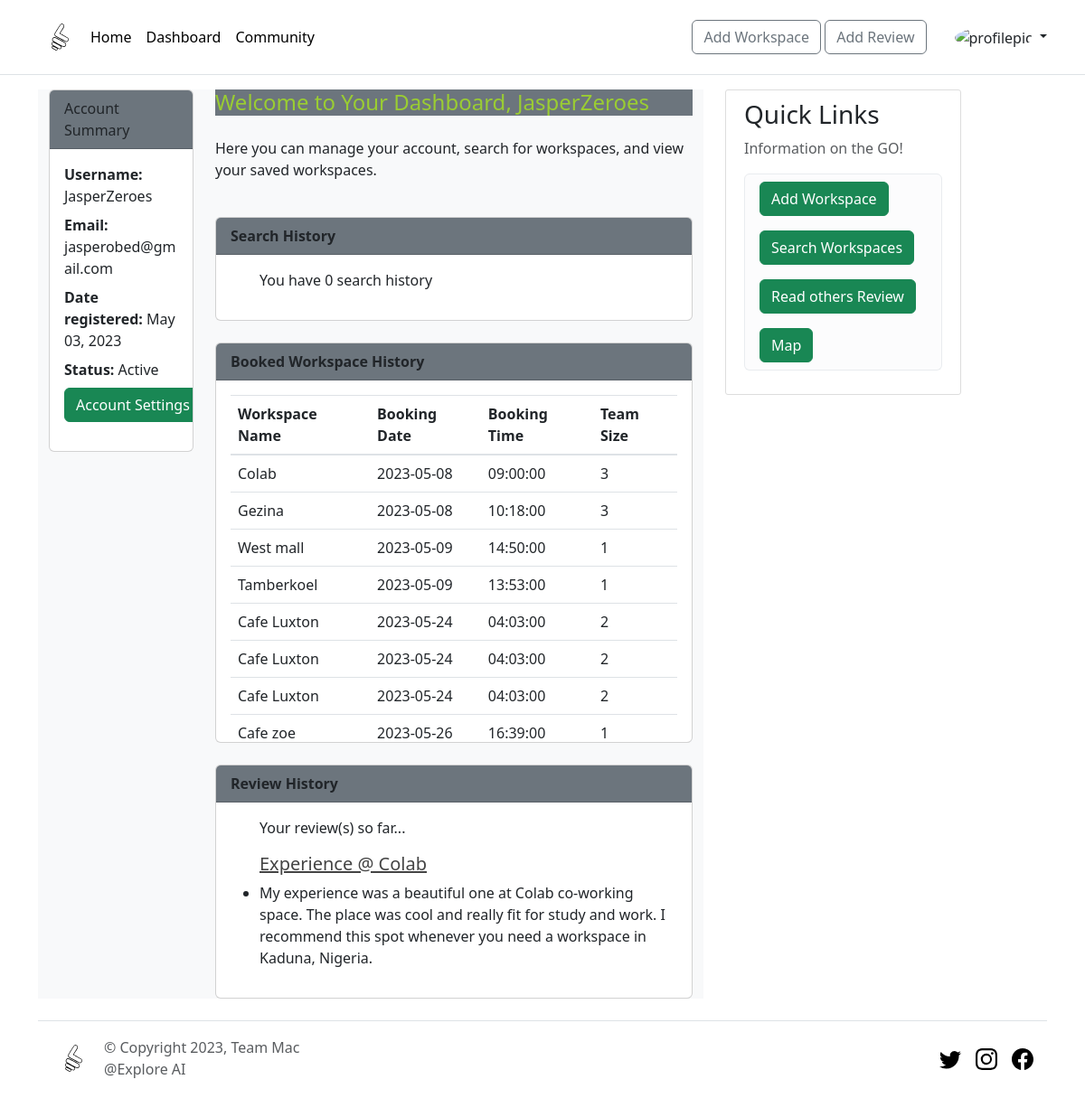
The page /dashboard (signed in) on the database its author committed.
### backend_frontend/models.py (models this page shows, shortened)
class User(db.Model, UserMixin):
    id = db.Column(db.Integer, primary_key=True)
    username = db.Column(db.String(20), unique=True, nullable = False)
    email = db.Column(db.String(100), unique=True, nullable = False)
    password = db.Column(db.String(100), nullable = False)
    image_file = db.Column(db.String(20), nullable = False, default='default.jpeg')
    date = db.Column(db.DateTime, default=datetime.datetime.now())
    reviews = db.relationship('Review', backref='author', lazy=True)
    bookings = db.relationship('Booking', backref='user', lazy=True)

class Booking(db.Model):
    id = db.Column(db.Integer, primary_key=True)
    workspace_name = db.Column(db.String(100), nullable=False)
    username = db.Column(db.String(20), db.ForeignKey('user.username'), nullable=False)
    email = db.Column(db.String(100), nullable=False)
    phone = db.Column(db.String(20), nullable=False)
    booking_date = db.Column(db.Date, nullable=False)
    booking_time = db.Column(db.Time, nullable=False)
    team_size = db.Column(db.Integer, nullable=False)

class Review(db.Model):
    id = db.Column(db.Integer, primary_key=True)
    title = db.Column(db.String(100), nullable=False)
    date_reviewed = db.Column(db.DateTime, default=datetime.datetime.now())
    content = db.Column(db.Text, nullable=False)
    ratings = db.Column(db.Float, nullable=False, default=0)
    user_id = db.Column(db.Integer, db.ForeignKey('user.id'), nullable=False)

### backend_frontend/routes.py (the view)
@app.route("/dashboard")
@login_required
def dashboard():
    return render_template("dashboard.html", title='Dashboard')

### backend_frontend/models.py (called while the page is built)
@login_manager.user_loader
def load_user(user_id):
    return User.query.get(int(user_id))

### backend_frontend/templates/dashboard.html (shortened to what this page needs)
{% extends 'layouts/layout.html' %}
{% block content %}
<head><link href="https://cdn.jsdelivr.net/npm/bootstrap@5.3.0-alpha3/dist/css/bootstrap.min.css" rel="stylesheet">
</head>
<div class="container dashboard-container bg-light">
  <div class="row">
    <div class="col-md-3 mb-4">
      <div class="card">
        <div class="card-header bg-secondary custom-yellowgreen">
          Account Summary
        </div>
        <div class="card-body">
          <p class="mb-2"> <strong>Username:</strong> {{ current_user.username }}</p>
          <p class="mb-2"> <strong>Email:</strong> {{ current_user.email }}</p>
          <p class="mb-2"> <strong>Date registered:</strong> {{ current_user.date.strftime('%B %d, %Y') }}</p>
          <p class="mb-2"> <strong>Status:</strong> Active </p>
          <p><a href="{{ url_for('account') }}" class="btn btn-success";>Account Settings</a></p>
        </div>
      </div>
    </div><br>
    <div class="col-md-9">
      <h4 class="custom-yellowgreen mb-4 bg-secondary">Welcome to Your Dashboard, {{ current_user.username }}</h4>
      <p>Here you can manage your account, search for workspaces, and view your saved workspaces.</p>
      <br>
      <div class="card">
        <div class="card-header bg-secondary custom-yellowgreen">
        <strong>Search History</strong>
        </div>
        <div class="card-body">
          <ul>
            <p> You have 0 search history</p>
          </ul>
        </div>
      </div>
      <br>
      <div class="card">
        <div class="card-header bg-secondary custom-yellowgreen">
          <strong>Booked Workspace History</strong>
        </div>
        <div class="card-body">
          <table class="table">
            <thead>
              <tr>
                <th>Workspace Name</th>
                <th>Booking Date</th>
                <th>Booking Time</th>
                <th>Team Size</th>
              </tr>
            </thead>
            <tbody>
              {% for booking in current_user.bookings %}
              <tr>
                <td>{{ booking.workspace_name }}</td>
                <td>{{ booking.booking_date }}</td>
                <td>{{ booking.booking_time }}</td>
                <td>{{ booking.team_size }}</td>
              </tr>
              {% endfor %}
            </tbody>
          </table>
        </div>
      </div>
      <br>
      <div class="card">
        <div class="card-header bg-secondary custom-yellowgreen">
          <strong>Review History</strong>
        </div>
        <div class="card-body">
          <ul>
            <p>Your review(s) so far... </p>
            {% for review in current_user.reviews %}
            <h5><a class="article-title" href="{{ url_for('review', review_id=review.id) }}">{{ review.title }}</a></h5>
              <li>{{ review.content }}</li>
            {% endfor %}
          </ul>
        </div>
      </div>
    </div>
    </div>
  </div>
{% endblock %}

### backend_frontend/templates/layouts/layout.html (shortened to what this page needs)
<!DOCTYPE html>
<html>
<head>
    <link rel="stylesheet" href="https://maxcdn.bootstrapcdn.com/bootstrap/4.0.0/css/bootstrap.min.css">
    <link rel="stylesheet" type="text/css" href="{{ url_for('static', filename='css/main.css') }}">
    <link href="https://cdn.jsdelivr.net/npm/bootstrap@5.3.0-alpha3/dist/css/bootstrap.min.css" rel="stylesheet">
    <link rel="stylesheet" href="https://unpkg.com/leaflet@1.9.3/dist/leaflet.css"
/>
    <link rel="stylesheet" href="https://unpkg.com/@geoapify/leaflet-address-search-plugin@^1/dist/L.Control.GeoapifyAddressSearch.min.css" />
</head>
{% include 'nav.html' %}
<body>
    <main role="main" class="container">
      <div class="row">
        <div class="col-md-8">
          {% block content %}{% endblock %}
        </div>
      <div class="col-md-3">
          <div class="content-section">
            <h3>Quick Links </h3>
            <p class='text-muted'>Information on the GO!
              <ul class="list-group">
                <li class="list-group-item list-group-item-light"><a href="{{ url_for('add_workspace') }}" class="btn btn-success">Add Workspace </a></li>
                <li class="list-group-item list-group-item-light"><a href="{{ url_for('search') }}" class="btn btn-success">Search Workspaces </a></li>
                <li class="list-group-item list-group-item-light"><a href="{{ url_for('see_reviews') }}" class="btn btn-success">Read others Review</a></li>
                <li class="list-group-item list-group-item-light"><a href="{{ url_for('static_map') }}" class="btn btn-success">Map</a></li>
              </ul>
            </p>
          </div>
        </div>
      </div>
    </main>
</body>
<footer>
  {% include 'footer.html' %}
</footer>
</html>

### backend_frontend/templates/nav.html (shortened to what this page needs)
<header class="p-3 mb-3 border-bottom">
    <div class="container">
      <div class="d-flex flex-wrap align-items-center justify-content-center justify-content-lg-start">
        <a href="/" class="d-flex align-items-center mb-2 mb-lg-0 link-body-emphasis text-decoration-none">
          <img src="/static/img/WorkNav.svg" alt="Your Logo" width="50" height="50">
        </a>
        <ul class="nav col-12 col-lg-auto me-lg-auto mb-2 justify-content-center mb-md-0">
          <li><a href="/" class="nav-link px-2 link-body-emphasis">Home</a></li>
          {% if current_user.is_authenticated %}
          <li><a href="/dashboard" class="nav-link px-2 link-body-emphasis">Dashboard</a></li>
          {% endif %}
          <li><a href="{{ url_for('see_reviews') }}" class="nav-link px-2 link-body-emphasis">Community</a></li>
        </ul>
        <form class="col-12 col-lg-auto mb-3 mb-lg-0 me-lg-3" role="search">
          <div class="d-grid gap-2 d-md-block">
            {% if current_user.is_authenticated %}
            <a href="{{ url_for('add_workspace') }}" button type="submit"  class="btn btn-outline-secondary">Add Workspace</a>
            {% else %}
            <a href="{{ url_for('register2') }}" button type="submit"  class="btn btn-outline-secondary">SignUp</a>
            <a href="{{ url_for('login2') }} " button type="submit"  class="btn btn-outline-secondary">Login</a>
            {% endif %}
            <a href="/review/new" button type="submit"  class="btn btn-outline-secondary" >Add Review</a>
          </div>
        </form>
        <div class="dropdown text-end">
          <a href="#" class="d-block link-dark text-decoration-none dropdown-toggle" data-bs-toggle="dropdown" aria-expanded="false">
            <img src="static/img/defaultprofilepix.png" alt="profilepic" width="32" height="32" class="rounded-circle">
          </a>
        </div>
      </div>
    </div>
  </header>

### backend_frontend/templates/footer.html (shortened to what this page needs)
  <div class="container">
    <footer class="d-flex flex-wrap justify-content-between align-items-center py-3 my-4 border-top">
      <div class="col-md-4 d-flex align-items-center">
        <a href="/" class="mb-3 me-2 mb-md-0 text-body-secondary text-decoration-none lh-1">
          <img src="/static/img/WorkNav.svg" alt="Your Logo" width="50" height="50">
        </a>
        <span class="mb-3 mb-md-0 text-body-secondary">&copy; Copyright 2023, Team Mac @Explore AI</span>
      </div>
      <ul class="nav col-md-4 justify-content-end list-unstyled d-flex">
        <li class="ms-3"><a class="text-body-secondary" href="#"><svg class="bi" width="24" height="24"><use xlink:href="#twitter"/></svg></a></li>
        <li class="ms-3"><a class="text-body-secondary" href="#"><svg class="bi" width="24" height="24"><use xlink:href="#instagram"/></svg></a></li>
        <li class="ms-3"><a class="text-body-secondary" href="#"><svg class="bi" width="24" height="24"><use xlink:href="#facebook"/></svg></a></li>
      </ul>
    </footer>
  </div>

### backend_frontend/static/css/main.css (style rules this page uses)
body { background: #fafafa; color: #333333; margin-top: 5rem; margin: 10; padding: 0; }
.container { max-width: 100%; margin: 0 auto; padding: 0 20px; box-sizing: border-box; }
h1, h2, h3, h4, h5, h6 { color: #444444; }
.content-section { background: #ffffff; padding: 10px 20px; border: 1px solid #dddddd; border-radius: 3px; margin-bottom: 20px; }
a { color: yellowgreen; }
.article-title { color: #444444; }
.card { height: 200px; display: flex; }
.card-body { max-height: 400px; overflow-y: scroll; }
.custom-yellowgreen { color: yellowgreen; }

### rows shown on the page
User: username "JasperZeroes", email "jasperobed@gmail.com", date "May 03, 2023"
Booking: workspace_name "Colab", booking_date "2023-05-08", booking_time "09:00:00", team_size "3"
Booking: workspace_name "Gezina", booking_date "2023-05-08", booking_time "10:18:00", team_size "3"
Booking: workspace_name "West mall", booking_date "2023-05-09", booking_time "14:50:00", team_size "1"
Booking: workspace_name "Tamberkoel", booking_date "2023-05-09", booking_time "13:53:00", team_size "1"
Booking: workspace_name "Cafe Luxton", booking_date "2023-05-24", booking_time "04:03:00", team_size "2"
Booking: workspace_name "Cafe Luxton", booking_date "2023-05-24", booking_time "04:03:00", team_size "2"
Booking: workspace_name "Cafe Luxton", booking_date "2023-05-24", booking_time "04:03:00", team_size "2"
Booking: workspace_name "Cafe zoe", booking_date "2023-05-26", booking_time "16:39:00", team_size "1"
Review: title "Experience @ Colab", content "My experience was a beautiful one at Colab co-working space. The place was cool and really fit for study and work. I recommend this spot whenever you need a workspace in Kaduna, Nigeria."
